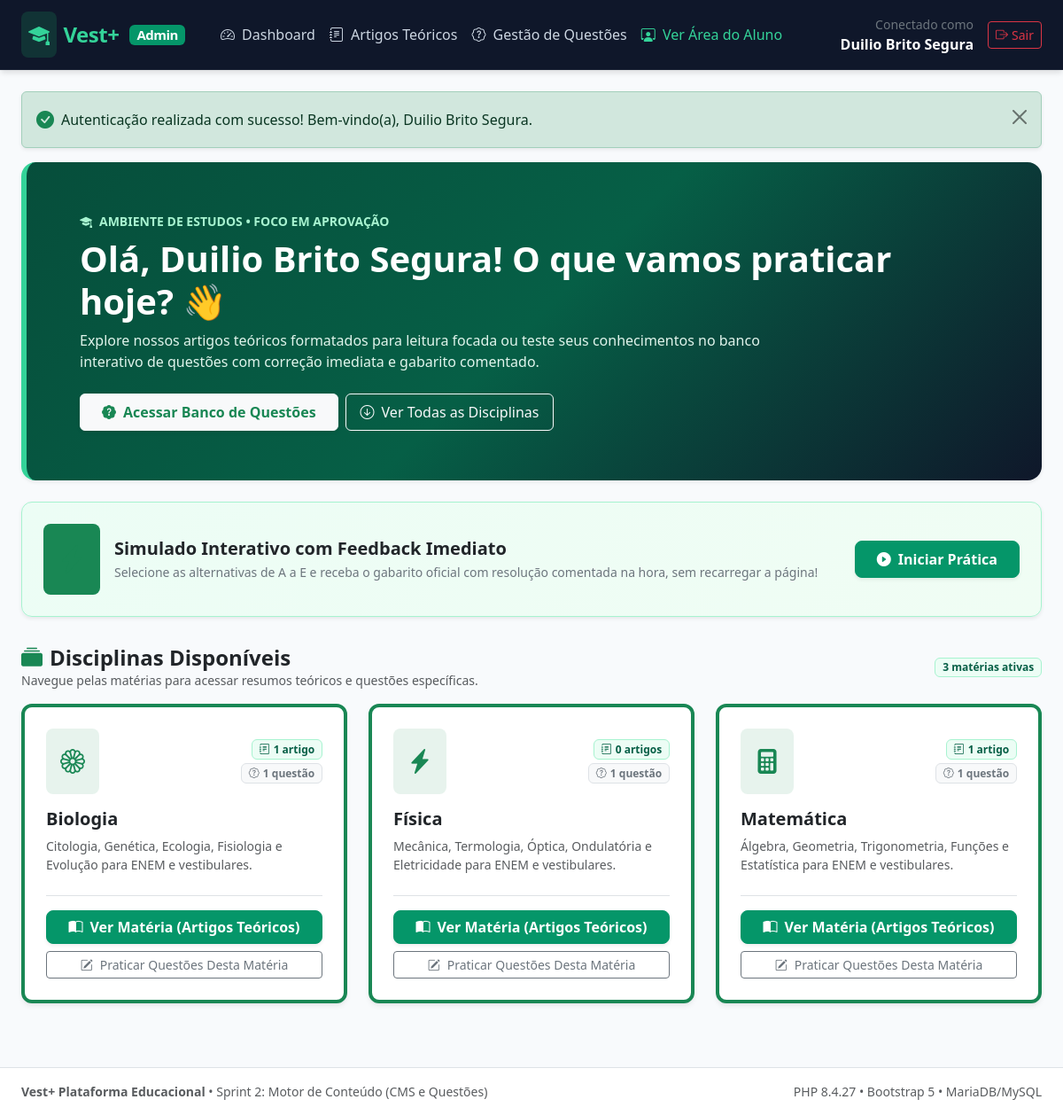
Screenshot of /aluno/dashboard (signed in) with the database file from the repository.
### tables this page shows
CREATE TABLE `disciplinas` (
  `id` int(10) unsigned NOT NULL AUTO_INCREMENT,
  `nome` varchar(100) NOT NULL,
  `slug` varchar(120) NOT NULL,
  `descricao` text DEFAULT NULL,
  `criado_em` timestamp NOT NULL DEFAULT current_timestamp(),
  PRIMARY KEY (`id`),
  UNIQUE KEY `uk_disciplinas_slug` (`slug`),
  KEY `idx_disciplinas_nome` (`nome`)
);

### src/Controllers/BaseController.php (called while the page is built, shortened)
<?php
abstract class BaseController
{
    protected function render(string $view, array $data = []): void
    {
        extract($data);
        $viewFile = dirname(__DIR__) . '/Views/' . $view . '.php';
        require $viewFile;
    }
}

### src/Controllers/AlunoController.php (called while the page is built, shortened)
<?php
final class AlunoController extends BaseController
{
    public function dashboard(): void
    {
        $disciplinas = Disciplina::getWithCounts();
        $this->render('aluno/dashboard', [
            'pageTitle'   => 'Área do Estudante - Dashboard',
            'disciplinas' => $disciplinas,
        ]);
    }
}

### src/Core/Auth.php (called while the page is built, shortened)
<?php
final class Auth
{
    public static function user(): ?array
    {
        return $_SESSION[self::SESSION_USER_KEY] ?? null;
    }
}

### src/Core/Helper.php (called while the page is built, shortened)
<?php
final class Helper
{
    public static function url(string $path = ''): string
    {
        $scriptName = $_SERVER['SCRIPT_NAME'] ?? '';
        $baseDir = dirname($scriptName);
        $baseDir = str_replace('\\', '/', $baseDir);
        $base = rtrim($baseDir, '/');
        $cleanPath = '/' . ltrim($path, '/');
        return $base . $cleanPath;
    }
    public static function e(?string $value): string
    {
        return htmlspecialchars($value, ENT_QUOTES | ENT_SUBSTITUTE, 'UTF-8');
    }
}

### src/Models/Disciplina.php (called while the page is built, shortened)
<?php
final class Disciplina
{
    public static function getWithCounts(): array
    {
        $pdo = Database::getConnection();
        $sql = 'SELECT
                    d.id,
                    d.nome,
                    d.slug,
                    d.descricao,
                    d.criado_em,
                    COUNT(DISTINCT a.id) AS total_artigos,
                    COUNT(DISTINCT q.id) AS total_questoes
                FROM disciplinas d
                LEFT JOIN artigos a ON a.disciplina_id = d.id
                LEFT JOIN questoes q ON q.disciplina_id = d.id
                GROUP BY d.id, d.nome, d.slug, d.descricao, d.criado_em
                ORDER BY d.nome ASC';
        $stmt = $pdo->query($sql);
        return $stmt->fetchAll(PDO::FETCH_ASSOC);
    }
}

### src/Views/aluno/dashboard.php (the view, shortened to what this page needs)
<?php
require dirname(__DIR__) . '/layout/header.php';
?>
<div class="p-4 p-md-5 mb-4 rounded-4 text-white shadow-sm" style="background: linear-gradient(135deg, #064e3b 0%, #065f46 50%, #0f172a 100%); border-left: 6px solid #34d399;">
    <div class="container-fluid py-2">
        <div class="d-flex align-items-center gap-2 mb-2 small fw-bold text-uppercase" style="color: #a7f3d0;">
            <i class="bi bi-mortarboard-fill"></i> Ambiente de Estudos &bull; Foco em Aprovação
        </div>
        <h1 class="display-6 fw-bold text-white mb-2">
            Olá, <?= Helper::e($currentUser['nome'] ?? 'Estudante') ?>! O que vamos praticar hoje? 👋
        </h1>
        <p class="col-md-9 fs-6 mb-4" style="color: #ecfdf5; opacity: 0.95;">
            Explore nossos artigos teóricos formatados para leitura focada ou teste seus conhecimentos no banco interativo de questões com correção imediata e gabarito comentado.
        </p>
        <div class="d-flex flex-wrap gap-2">
            <a href="<?= Helper::url('/aluno/questoes') ?>" class="btn btn-light text-success fw-bold d-inline-flex align-items-center gap-2 shadow-sm px-4 py-2">
                <i class="bi bi-patch-question-fill text-success"></i> Acessar Banco de Questões
            </a>
            <a href="#materias" class="btn btn-outline-light d-inline-flex align-items-center gap-2 px-3 py-2">
                <i class="bi bi-arrow-down-circle"></i> Ver Todas as Disciplinas
            </a>
        </div>
    </div>
</div>
<div class="card card-custom border-0 shadow-sm p-4 mb-4" style="background: linear-gradient(135deg, #ecfdf5 0%, #f0fdf4 100%); border: 1px solid #a7f3d0 !important;">
    <div class="d-flex flex-column flex-md-row justify-content-between align-items-md-center gap-3">
        <div class="d-flex align-items-center gap-3">
            <div class="rounded-3 p-3 bg-success bg-opacity-20 text-success fs-2 flex-shrink-0">
                <i class="bi bi-lightning-charge-fill"></i>
            </div>
            <div>
                <h5 class="fw-bold text-dark mb-1">Simulado Interativo com Feedback Imediato</h5>
                <p class="text-secondary small mb-0">
                    Selecione as alternativas de A a E e receba o gabarito oficial com resolução comentada na hora, sem recarregar a página!
                </p>
            </div>
        </div>
        <div>
            <a href="<?= Helper::url('/aluno/questoes') ?>" class="btn btn-primary d-inline-flex align-items-center gap-2 shadow-sm text-nowrap px-4 py-2">
                <i class="bi bi-play-circle-fill"></i> Iniciar Prática
            </a>
        </div>
    </div>
</div>
<div id="materias" class="d-flex justify-content-between align-items-center mb-3 pt-2">
    <div>
        <h3 class="h4 fw-bold text-dark mb-0">
            <i class="bi bi-collection-fill text-success me-2"></i>Disciplinas Disponíveis
        </h3>
        <p class="text-muted small mb-0">Navegue pelas matérias para acessar resumos teóricos e questões específicas.</p>
    </div>
    <span class="badge badge-discipline">
        <?= count($disciplinas) ?> matérias ativas
    </span>
</div>
<div class="row row-cols-1 row-cols-md-2 row-cols-lg-3 g-4 mb-5">
    <?php foreach ($disciplinas as $disc): ?>
        <?php
            $totalArtigos = (int) ($disc['total_artigos'] ?? 0);
            $totalQuestoes = (int) ($disc['total_questoes'] ?? 0);
            $nomeLower = mb_strtolower((string) $disc['nome'], 'UTF-8');
            if (str_contains($nomeLower, 'matem')) {
                $icon = 'bi-calculator-fill';
            } elseif (str_contains($nomeLower, 'físic') || str_contains($nomeLower, 'fisic')) {
                $icon = 'bi-lightning-charge-fill';
            } elseif (str_contains($nomeLower, 'biolog')) {
                $icon = 'bi-flower1';
            } else {
                $icon = 'bi-journal-bookmark-fill';
            }
        ?>
        <div class="col">
            <div class="card card-custom h-100 hover-lift border-top border-4 border-success">
                <div class="card-body p-4 d-flex flex-column">
                    <div class="d-flex align-items-center justify-content-between mb-3">
                        <div class="d-inline-flex align-items-center justify-content-center rounded-3 p-3 bg-success bg-opacity-10 text-success">
                            <i class="bi <?= $icon ?> fs-3"></i>
                        </div>
                        <div class="d-flex flex-column align-items-end gap-1">
                            <span class="badge badge-discipline">
                                <i class="bi bi-journal-text me-1"></i><?= $totalArtigos ?> <?= $totalArtigos === 1 ? 'artigo' : 'artigos' ?>
                            </span>
                            <span class="badge bg-light text-secondary border">
                                <i class="bi bi-patch-question me-1"></i><?= $totalQuestoes ?> <?= $totalQuestoes === 1 ? 'questão' : 'questões' ?>
                            </span>
                        </div>
                    </div>
                    <h4 class="card-title h5 fw-bold text-dark mb-2">
                        <?= Helper::e((string) $disc['nome']) ?>
                    </h4>
                    <p class="card-text text-muted small flex-grow-1 mb-4 lh-base">
                        <?= Helper::e((string) ($disc['descricao'] ?: 'Fundamentos teóricos e exercícios de fixação para aprovação no vestibular.')) ?>
                    </p>
                    <div class="pt-3 border-top d-grid gap-2">
                        <a href="<?= Helper::url('/aluno/disciplina?id=' . (int) $disc['id']) ?>" class="btn btn-primary d-flex align-items-center justify-content-center gap-2 shadow-sm">
                            <i class="bi bi-book-half"></i> Ver Matéria (Artigos Teóricos)
                        </a>
                        <a href="<?= Helper::url('/aluno/questoes?disciplina_id=' . (int) $disc['id']) ?>" class="btn btn-outline-secondary btn-sm d-flex align-items-center justify-content-center gap-2">
                            <i class="bi bi-pencil-square"></i> Praticar Questões Desta Matéria
                        </a>
                    </div>
                </div>
            </div>
        </div>
    <?php endforeach; ?>
</div>
<?php
require dirname(__DIR__) . '/layout/footer.php';

### public/css/style.css (style rules this page uses)
:root { --vest-primary: #059669; --vest-primary-hover: #047857; --vest-primary-dark: #065f46; --vest-primary-light: #10b981; --vest-mint: #34d399; --vest-bg-mint: #ecfdf5; --vest-bg-mint-subtle: #f0fdf4; --vest-border-mint: #a7f3d0; --vest-dark: #0f172a; --vest-dark-surface: #1e293b; --vest-text-muted: #64748b; --vest-bg: #f8fafc; --vest-border: #e2e8f0; --vest-white: #ffffff; --vest-radius: 12px; --vest-radius-sm: 8px; --vest-radius-lg: 16px; --vest-shadow: 0 4px 6px -1px rgba(0, 0, 0, 0.07), 0 2px 4px -2px rgba(0, 0, 0, 0.05); --vest-shadow-md: 0 10px 15px -3px rgba(0, 0, 0, 0.08), 0 4px 6px -4px rgba(0, 0, 0, 0.04); --vest-shadow-lg: 0 20px 25px -5px rgba(0, 0, 0, 0.1), 0 8px 10px -6px rgba(0, 0, 0, 0.04); }
body { background-color: var(--vest-bg); color: var(--vest-dark); font-family: system-ui, -apple-system, BlinkMacSystemFont, 'Segoe UI', Roboto, Helvetica, Arial, sans-serif; min-height: 100vh; display: flex; flex-direction: column; -webkit-font-smoothing: antialiased; }
a { color: var(--vest-primary); text-decoration: none; transition: color 0.2s ease; }
.btn-primary { background-color: var(--vest-primary) !important; border-color: var(--vest-primary) !important; color: #ffffff !important; font-weight: 600; border-radius: var(--vest-radius-sm); transition: all 0.2s ease; }
.card-custom { background: var(--vest-white); border: 1px solid var(--vest-border); border-radius: var(--vest-radius); box-shadow: var(--vest-shadow); transition: transform 0.2s ease, box-shadow 0.2s ease; }
.hover-lift { transition: transform 0.2s ease, box-shadow 0.2s ease; }
.badge-discipline { background-color: var(--vest-bg-mint); color: var(--vest-primary-dark); border: 1px solid var(--vest-border-mint); font-weight: 600; }

### rows the page displays
disciplinas: totalArtigos "1", shows "artigo", totalQuestoes "1", nome "Biologia", descricao "Citologia, Genética, Ecologia, Fisiologia e Evolução para ENEM e vestibulares."
disciplinas: totalArtigos "0", shows "artigos", totalQuestoes "1", nome "Física", descricao "Mecânica, Termologia, Óptica, Ondulatória e Eletricidade para ENEM e vestibulares."
disciplinas: totalArtigos "1", shows "artigo", totalQuestoes "1", nome "Matemática", descricao "Álgebra, Geometria, Trigonometria, Funções e Estatística para ENEM e vestibulares."

### other values shown
$roleLabel "Admin"
Helper::e($currentUser['nome']) "Duilio Brito Segura"
Helper::e($msg) "Autenticação realizada com sucesso! Bem-vindo(a), Duilio Brito Segura."
Helper::e($currentUser['nome'] ?? 'Estudante') "Duilio Brito Segura"
count($disciplinas) "3"
PHP_VERSION "8.4.27"
